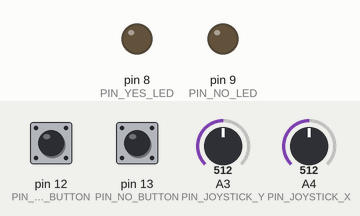
Bench run of a sketch on a simulated Arduino Uno, built with avr-gcc and run on an emulated ATmega328P. On the bench: output pins drawn as LEDs (lit = HIGH). The test bench sets the inputs (shaded band); at power-on: pin 12 (PIN_YES_BUTTON) LOW, pin 13 (PIN_NO_BUTTON) LOW, A3 (PIN_JOYSTICK_Y) = 512, A4 (PIN_JOYSTICK_X) = 512. What the sketch prints to the serial monitor is not drawn.

Above: at 1.2 s.
1.3 s: pin 12 (PIN_YES_BUTTON) pulled HIGH for 0.15 s
At 1.8 s:
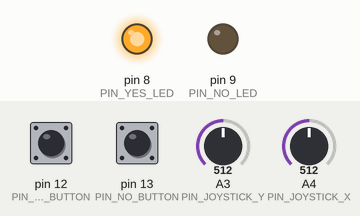
3.8 s: pin 13 (PIN_NO_BUTTON) pulled HIGH for 0.15 s
At 4.1 s:
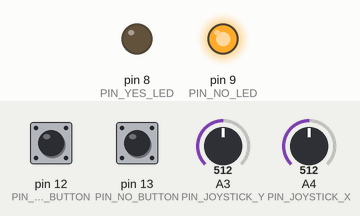
6.3 s: A3 (PIN_JOYSTICK_Y) set to 641
7.8 s: A3 (PIN_JOYSTICK_Y) set to 660
11.4 s: pin 12 (PIN_YES_BUTTON) pulled HIGH for 3.2 s
At 12.9 s:
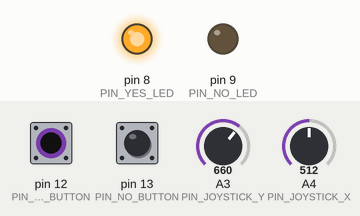
Timing chart, 0 to 16.1 s (numbered marks = the images above; inputs shaded):
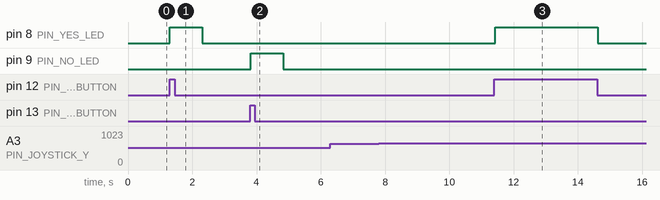

Measured:
- after the input at 1.3 s, pin 8 (PIN_YES_LED): LOW → HIGH at once, → LOW 1.0 s later
- after the input at 3.8 s, pin 9 (PIN_NO_LED): LOW → HIGH at once, → LOW 1.0 s later
- after the input at 6.3 s, every drawn part: stays the same
- after the input at 7.8 s, every drawn part: stays the same
- after the input at 11.4 s, pin 8 (PIN_YES_LED): LOW → HIGH at once, → LOW 3.2 s later

The sketch:

main.ino
```cpp
const int PIN_YES_BUTTON = 12;
const int PIN_NO_BUTTON = 13;

const int PIN_JOYSTICK_X = A4;
const int PIN_JOYSTICK_Y = A3;


const int PIN_YES_LED = 8;
const int PIN_NO_LED = 9;


// Hold duration for lights in milliseconds
const long HOLD_DURATION = 1000;


int latchedYesState = LOW;
long timeOfLastYes = 0;

int latchedNoState = LOW;
long timeOfLastNo = 0;


void setup() {
  // Initialize button pins as input:
  pinMode(PIN_YES_BUTTON, INPUT);
  pinMode(PIN_NO_BUTTON, INPUT);

  // Initialize the LED pins as output:
  pinMode(PIN_YES_LED, OUTPUT);
  pinMode(PIN_NO_LED, OUTPUT);

  // initialize serial communication:
  Serial.begin(9600);
}


  void loop() {
    handleButtons();
    handleJoystick();

    delay(50);
  }


  void handleButtons(){
    // read inputs
    int yesButtonState = digitalRead(PIN_YES_BUTTON);
    int noButtonState = digitalRead(PIN_NO_BUTTON);


    // Edge Detection
    if(yesButtonState == HIGH && latchedYesState == LOW){
      timeOfLastYes = millis();
      latchedYesState = HIGH;
    }

    if(yesButtonState == LOW && latchedYesState == HIGH && (millis() - timeOfLastYes > HOLD_DURATION)){
      latchedYesState = LOW;
    }

    // Edge Detection
    if(noButtonState == HIGH && latchedNoState == LOW){
      timeOfLastNo = millis();
      latchedNoState = HIGH;
    }

    if(noButtonState == LOW && latchedNoState == HIGH && (millis() - timeOfLastNo > HOLD_DURATION)){
      latchedNoState = LOW;
    }

    //Serial.print("NoBtn: "); //Serial.println(noButtonState);
    //Serial.print(" LatchedNo: "); //Serial.println(latchedNoState);
    //Serial.print(" TimeOfLastNo: "); //Serial.println(timeOfLastNo);


    digitalWrite(PIN_YES_LED, latchedYesState);
    digitalWrite(PIN_NO_LED, latchedNoState);
  }

  void handleJoystick(){

    const int DEADBAND_RANGE = 150;

    // We have 8 directions, so each one should have margin of 22.5 above and below
    // That way, each one occupies 45 degrees - 8 directions
    const double JOYSTICK_ANGLE_ERROR_MARGIN = 45 / 2;

    int joystickX = analogRead(PIN_JOYSTICK_X);
    int joystickY = analogRead(PIN_JOYSTICK_Y);

    // Converting to Cartesian coordinates with 0 as center
    joystickX -= 500;
    joystickY -= 500;

    //Serial.print("x: "); //Serial.println(joystickX);
    //Serial.print("y: "); //Serial.println(joystickY);

    // Deadbanding
    if (epsilonEquals(0, abs(joystickX), DEADBAND_RANGE) &&
        epsilonEquals(0, abs(joystickY), DEADBAND_RANGE)){
        Serial.print('P');
      return;
    }

    int angle = (int) (atan2(joystickY, joystickX) * 180 / PI);
    //Serial.print("Angle: "); //Serial.println(angle);

    //Serial.print("Direction: ");


    // Case statement for the potential angles
    if (epsilonAngleEquals(angle, 0, JOYSTICK_ANGLE_ERROR_MARGIN)){
      Serial.print('R');
    } else if (epsilonAngleEquals(angle, 45, JOYSTICK_ANGLE_ERROR_MARGIN)){
      Serial.print('X');
    } else if (epsilonAngleEquals(angle, 90, JOYSTICK_ANGLE_ERROR_MARGIN)){
      Serial.print('F');
    } else if (epsilonAngleEquals(angle, 135, JOYSTICK_ANGLE_ERROR_MARGIN)){
      Serial.print('W');
    } else if (epsilonAngleEquals(angle, 180, JOYSTICK_ANGLE_ERROR_MARGIN)){
      Serial.print('L');
    } else if (epsilonAngleEquals(angle, 225, JOYSTICK_ANGLE_ERROR_MARGIN)){
      Serial.print('Z');
    } else if (epsilonAngleEquals(angle, 270, JOYSTICK_ANGLE_ERROR_MARGIN)){
      Serial.print('B');
    } else if (epsilonAngleEquals(angle, 315, JOYSTICK_ANGLE_ERROR_MARGIN)){
      Serial.print('Y');
    }


  }

  bool epsilonEquals(double currentVal, double targetVal, double epsilon){
    return abs(targetVal - currentVal) < epsilon;
  }

  bool epsilonAngleEquals(double currentDegrees, double targetDegrees, double epsilon){
    return abs(relativeAngularDifference(currentDegrees, targetDegrees)) < epsilon;
  }


  // Thanks Aviva for the angle code <3
  // Iron Pants 5026!

   /**
   * Modulo on a negative number returns a negative number. This function always returns positive
   * numbers, even for negative angles, without rotation.
   *
   * @param degrees
   * @return normalized degrees
   */
  int normalizeDegrees(int degrees) {
    return (degrees % 360 + 360) % 360;
  }

  /**
   * This function finds the degree difference between angles, the shortest path. Useful for pid
   * control of drivebase rotation. Returns a value between -180 and 180 on a 360 reference field.
   * Values greater than 180 won't exist, because the other direction is shorter.
   *
   * @param currentAngle Current Angle Degrees
   * @param newAngle Target Angle Degrees
   * @return Shortest angular difference in degrees
   */
  int relativeAngularDifference(int currentAngle, int newAngle) {
    int a = normalizeDegrees(currentAngle - newAngle);
    int b = normalizeDegrees(newAngle - currentAngle);
    return a < b ? a : -b;
  }
```
